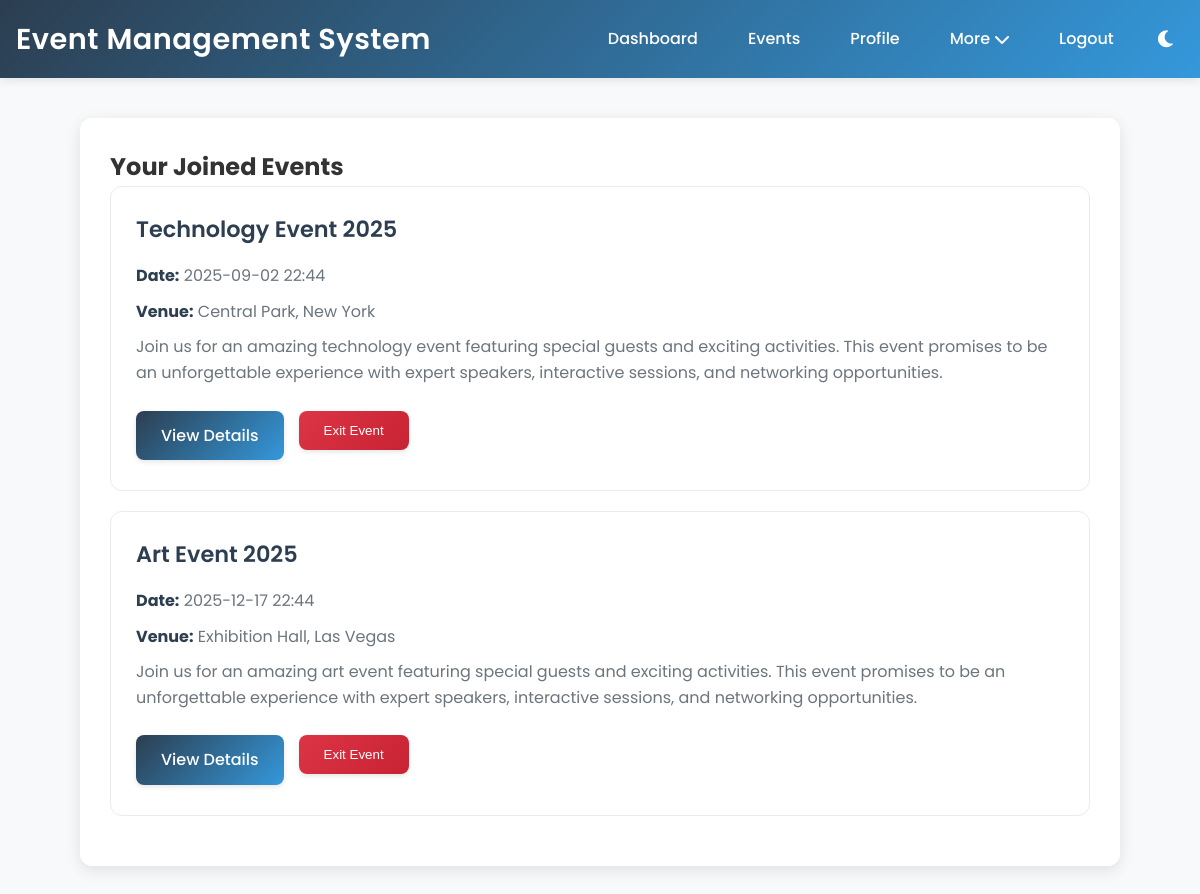
Page /joined_events (signed in) on the earlier database version.
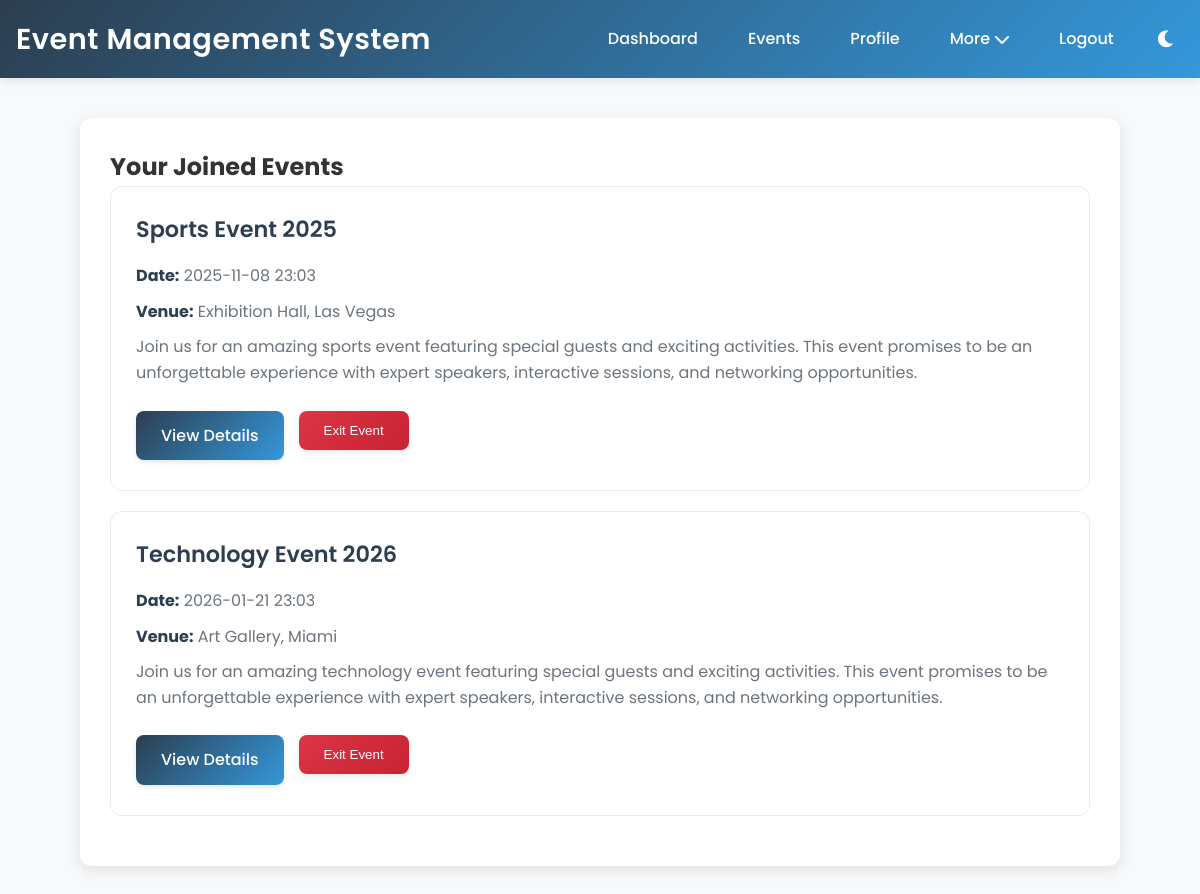
Same page on the later database version.
### app.py (models this page shows, shortened)
class Event(db.Model):
    id = db.Column(db.Integer, primary_key=True)
    title = db.Column(db.String(100), nullable=False)
    description = db.Column(db.Text, nullable=False)
    date = db.Column(db.DateTime, nullable=False)
    venue = db.Column(db.String(200), nullable=False)
    category = db.Column(db.String(50))
    capacity = db.Column(db.Integer)
    price = db.Column(db.Float, default=0.0)
    organizer = db.Column(db.String(100))
    contact_email = db.Column(db.String(120))
    contact_phone = db.Column(db.String(20))
    requirements = db.Column(db.Text)
    schedule = db.Column(db.Text)
    speakers = db.Column(db.Text)
    sponsors = db.Column(db.Text)
    image_url = db.Column(db.String(255))
    likes = db.Column(db.Integer, default=0)
    shares = db.Column(db.Integer, default=0)
    views = db.Column(db.Integer, default=0)
    revenue = db.Column(db.Float, default=0.0)
    chat_messages = db.relationship('ChatMessage', backref='event', lazy=True)
    organizer_id = db.Column(db.Integer, db.ForeignKey('user.id'))
    created_by = db.Column(db.Integer, db.ForeignKey('user.id'))

### app.py (the view)
@app.route('/joined_events')
@login_required
def joined_events():
    joined_events = current_user.events
    return render_template('joined_events.html', events=joined_events)

### app.py (called while the page is built)
@login_manager.user_loader
def load_user(user_id):
    return User.query.get(int(user_id))

### templates/joined_events.html (shortened to what this page needs)
{% extends "base.html" %}
{% block content %}
<div class="card">
    <h2>Your Joined Events</h2>
    {% if events %}
        <div class="events-list">
            {% for event in events %}
                <div class="event-card">
                    <h3>{{ event.title }}</h3>
                    <p><strong>Date:</strong> {{ event.date.strftime('%Y-%m-%d %H:%M') }}</p>
                    <p><strong>Venue:</strong> {{ event.venue }}</p>
                    <p>{{ event.description }}</p>
                    <div class="event-actions">
                        <a href="{{ url_for('event_details', event_id=event.id) }}" class="btn">View Details</a>
                        <form method="POST" action="{{ url_for('exit_event', event_id=event.id) }}" style="display: inline;">
                            <button type="submit" class="btn btn-danger">Exit Event</button>
                        </form>
                    </div>
                </div>
            {% endfor %}
        </div>
    {% else %}
        <p>You haven't joined any events yet.</p>
    {% endif %}
</div>
{% endblock %}

Differences in the rows shown:
no longer on this page (row edited): Event: title "Technology Event 2025", date "2025-09-02 22:44", venue "Central Park, New York", description "Join us for an amazing technology event featuring special guests and exciting activities. This event promises to be an unforgettable experience with expert speakers, interactive sessions, and networking opportunities."
no longer on this page (row edited): Event: title "Art Event 2025", date "2025-12-17 22:44", venue "Exhibition Hall, Las Vegas", description "Join us for an amazing art event featuring special guests and exciting activities. This event promises to be an unforgettable experience with expert speakers, interactive sessions, and networking opportunities."
now on this page (row edited): Event: title "Sports Event 2025", date "2025-11-08 23:03", venue "Exhibition Hall, Las Vegas", description "Join us for an amazing sports event featuring special guests and exciting activities. This event promises to be an unforgettable experience with expert speakers, interactive sessions, and networking opportunities."
now on this page (row edited): Event: title "Technology Event 2026", date "2026-01-21 23:03", venue "Art Gallery, Miami", description "Join us for an amazing technology event featuring special guests and exciting activities. This event promises to be an unforgettable experience with expert speakers, interactive sessions, and networking opportunities."
